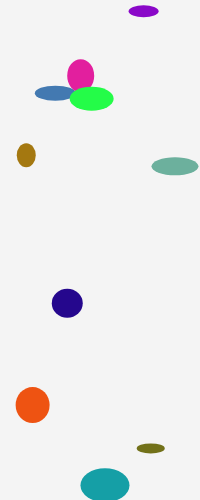
Frame 1 (no input)
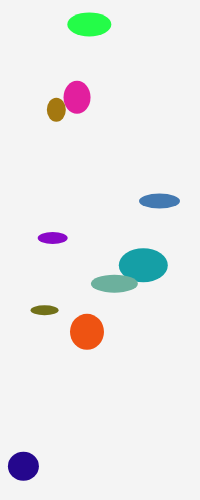
Frame 60 (no input)
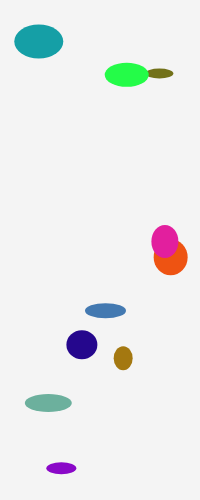
Frame 120 (the mouse pressed at the canvas centre since frame 60)

The p5.js sketch that drew these frames (run headless with seeded random() and noise() and a simulated clock; from frame 60 on, the mouse is pressed at the canvas centre):

// p5.js sketch
// ── sketch.js
// Mission 3 (OOP): Edge Handling Within the Class
// Demonstrates separating edge detection and collision response
// while managing multiple Ball instances using an array.

let balls = [];

function setup() {
  createCanvas(200, 500);

  const ballCount = 10;

  for (let i = 0; i < ballCount; i++) {
    // Generate independent random velocities for both axes
    let xSpeed = random(1, 5);
    let ySpeed = random(1, 5);

    // Randomly assign direction for x velocity
    if (floor(random(2)) === 1) {
      xSpeed = -xSpeed;
    }

    // Randomly assign direction for y velocity
    if (floor(random(2)) === 1) {
      ySpeed = -ySpeed;
    }

    // Randomize size
    let xSize = ceil(random(50));
    let ySize = ceil(random(50));

    // Spawn within safe bounds based on object size
    let x = random(xSize / 2, width - xSize / 2);
    let y = random(ySize / 2, height - ySize / 2);

    balls.push(
      new Ball(
        x,
        y,
        xSpeed,
        ySpeed,
        xSize,
        ySize,
        [random(255), random(255), random(255)]
      )
    );
  }
}

function draw() {
  background(244);

  // Update and render each Ball instance
  for (let i = 0; i < balls.length; i++) {
    balls[i].move();     // Update position
    balls[i].bounce();   // Handle edge collision response
    balls[i].display();  // Render object
  }
}
// ── Ball.js
// Ball class encapsulates position, 2D velocity,
// rendering, and edge-handling behavior.
class Ball {
  constructor(x, y, dx, dy, r1, r2, col) {
    // Position
    this.x = x;
    this.y = y;

    // Independent horizontal and vertical velocities
    this.dx = dx;
    this.dy = dy;

    // Dimensions (ellipse width and height)
    this.r1 = r1;
    this.r2 = r2;

    // Color stored as RGB array
    this.col = col;
  }

  // Render the ball on the canvas
  display() {
    fill(this.col[0], this.col[1], this.col[2]);
    noStroke();
    ellipse(this.x, this.y, this.r1, this.r2);
  }

  // Update position using current velocity
  move() {
    this.x += this.dx;
    this.y += this.dy;
  }

  // Collision response: reverse velocity when edges are reached
  bounce() {
    if (this.checkHorizontalEdges()) {
      this.dx = -this.dx;
    }

    if (this.checkVerticalEdges()) {
      this.dy = -this.dy;
    }
  }

  // Detect collision with left or right boundaries
  checkHorizontalEdges() {
    return (
      this.x + this.r1 / 2 >= width ||
      this.x - this.r1 / 2 <= 0
    );
  }

  // Detect collision with top or bottom boundaries
  checkVerticalEdges() {
    return (
      this.y + this.r2 / 2 >= height ||
      this.y - this.r2 / 2 <= 0
    );
  }
}
